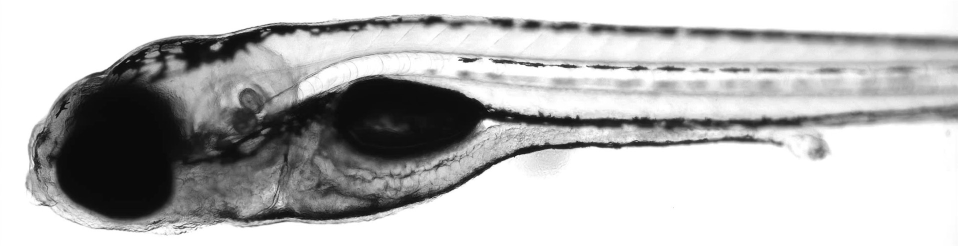
#> input picture data/Control_7 dpf/Control_7dpf_01_active.jpg, 1916 x 491 px, given in place of Control_7dpf_04.mp4, which was not available (shown at 1/2 size)
$ python OF_Lucas-Kanade.py
#> lines starting #> are read from the running program, lines starting #| are printed output that depends on the picture; after the words box and inside, x2 and y2 are one past the last pixel; in counts of white or black regions, pixels touching at a corner belong together; pictures that were not available may be replaced by others from this repository, and a replacement may not be noted
### example/utilz.py
import cv2
import numpy as np
from scipy.signal import correlate
import openpiv


# [11 lines left out: functions showInMovedWindow, path_processing, not called in this run]

def get_time():
    import time
    return time.time()

def calc_time_by_sec(start):
    import datetime
    delta = (get_time() - start)
    out = str(datetime.timedelta(seconds=delta))[:-4]

    return out

# [21 lines left out: function vel_field, not called in this run]

# [5 lines that do not run on import are left out]

### example/OF_Lucas-Kanade.py
# calcOpticalFlowPyrLK 추적 (track_opticalLK.py)

import numpy as np, cv2
import utilz


cap = cv2.VideoCapture('E:/git/GutMotility/data/Control_7 dpf/Control_7dpf_04.mp4')
fps = cap.get(cv2.CAP_PROP_FPS) # 프레임 수 구하기
delay = int(1000/fps)
# 추적 경로를 그리기 위한 랜덤 색상
lines = None  #추적 선을 그릴 이미지 저장 변수
prevImg = None  # 이전 프레임 저장 변수
prevPt = None
# calcOpticalFlowPyrLK 중지 요건 설정
termcriteria =  (cv2.TERM_CRITERIA_EPS | cv2.TERM_CRITERIA_COUNT, 10, 0.03)

fourcc = cv2.VideoWriter_fourcc('D','I','V','X')
writer = cv2.VideoWriter(f'OF_LK_output.avi', fourcc, fps, (1920,800))
start = utilz.get_time()

while cap.isOpened():
    ret,frame = cap.read()
#> frame is the input picture: shape (491, 1916, 3); min 2, max 255, mean 185.5
    if not ret:
        break
    frame = frame[160:960, :,:]
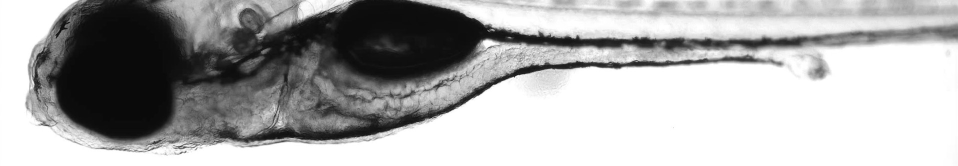
#> frame: shape (331, 1916, 3) (shown at 1/2 size); min 2, max 255, mean 171.5
    img_draw = frame.copy()

    gray = cv2.cvtColor(frame, cv2.COLOR_BGR2GRAY)
    # 최초 프레임 경우
    if prevImg is None:
        prevImg = gray
        # 추적선 그릴 이미지를 프레임 크기에 맞게 생성
        lines = np.zeros_like(frame)
        # 추적 시작을 위한 코너 검출  ---①
        if prevPt is None:
            prevPt = cv2.goodFeaturesToTrack(prevImg, 200, 0.01, 5)
#> prevPt = 200 rows, first 8: [1028, 154], [371, 302], [988, 61], [1102, 73], [308, 283], [390, 290], [975, 118], [1077, 129]

    else:
        nextImg = gray
        # 옵티컬 플로우로 다음 프레임의 코너점  찾기 ---②
        nextPt, status, err = cv2.calcOpticalFlowPyrLK(prevImg, nextImg, \
                                        prevPt, None, criteria=termcriteria)
        # 대응점이 있는 코너, 움직인 코너 선별 ---③
        prevMv = prevPt[status==1]
        nextMv = nextPt[status==1]
        for i,(p, n) in enumerate(zip(prevMv, nextMv)):
            px,py = p.ravel()
            nx,ny = n.ravel()

            px = int(px)
            py = int(py)
            nx = int(nx)
            ny = int(ny)
            # 이전 코너와 새로운 코너에 선그리기 ---④
            # 새로운 코너에 점 그리기
            cv2.circle(img_draw, (nx,ny), 2, (0, 0, 255), 1)
            if px > nx:
                cv2.line(lines, (px, py), (nx,ny), (0, 255, 0), 2)
            else:
                cv2.line(lines, (px, py), (nx,ny), (50, 0, 100), 2)
        # 누적된 추적 선을 출력 이미지에 합성 ---⑤
        img_draw = cv2.add(img_draw, lines)
        # 다음 프레임을 위한 프레임과 코너점 이월
        prevImg = nextImg
        prevPt = nextMv.reshape(-1,1,2) # (n,2) -> (n,1,2)

    cv2.putText(img_draw, utilz.calc_time_by_sec(start), (50, 100),
               cv2.FONT_HERSHEY_SIMPLEX, 3, (255,255,255))
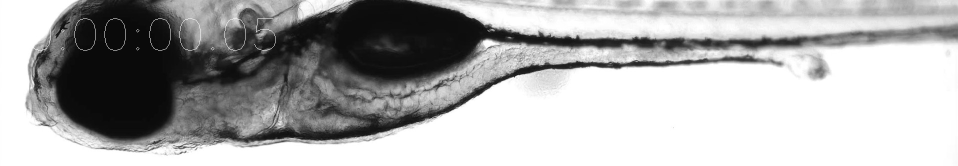
#> img_draw: shape (331, 1916, 3) (shown at 1/2 size); 0.17% of pixels changed, all inside (x1, y1, x2, y2) = (65, 37, 552, 101)
    cv2.imshow('OpticalFlow-LK', img_draw)
    writer.write(img_draw)
    key = cv2.waitKey(delay)
#> (key Esc is pressed here)
    if key == 27 : # Esc:종료
        break
    elif key == 8: # Backspace:추적 이력 지우기
        prevImg = None

writer.release()
cv2.destroyAllWindows()
cap.release()

$ run again, on data/Control_7 dpf/Control_7dpf_03_active.jpg
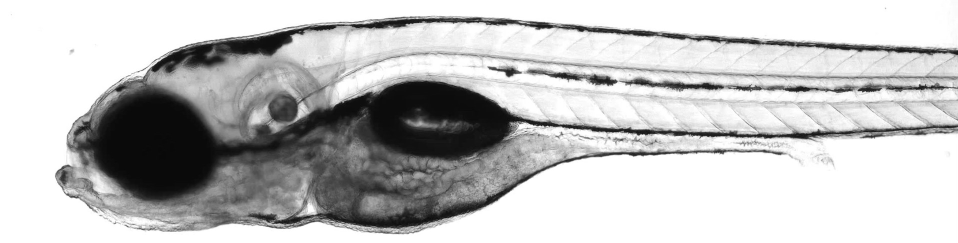
#> input picture data/Control_7 dpf/Control_7dpf_03_active.jpg, 1916 x 486 px, given in place of Control_7dpf_04.mp4, which was not available (shown at 1/2 size)
#> frame is the input picture: shape (486, 1916, 3); min 4, max 255, mean 192.8
#> `frame = frame[160:960, :,:]`:
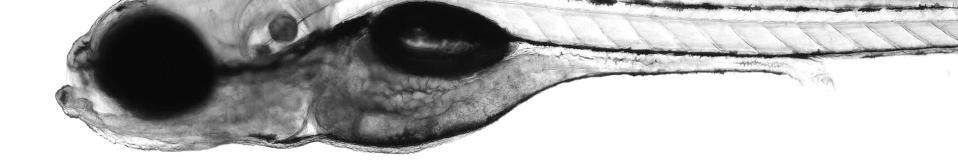
#> frame: shape (326, 1916, 3) (shown at 1/2 size); min 4, max 255, mean 177.6
#> prevPt = 200 rows, first 8: [1725, 23], [1098, 93], [1085, 91], [1234, 2], [1380, 109], [1501, 13], [1185, 8], [1716, 21]
#> `cv2.putText(img_draw, utilz.calc_time_by_sec(start), (50, 100), cv2.FO..`:
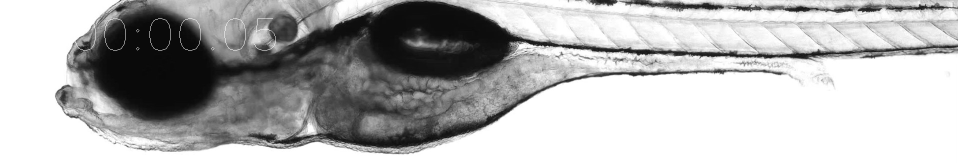
#> img_draw: shape (326, 1916, 3) (shown at 1/2 size); 0.15% of pixels changed, all inside (x1, y1, x2, y2) = (149, 37, 552, 101)

$ run again, on data/Control_7 dpf/Control_7dpf_04_active.jpg
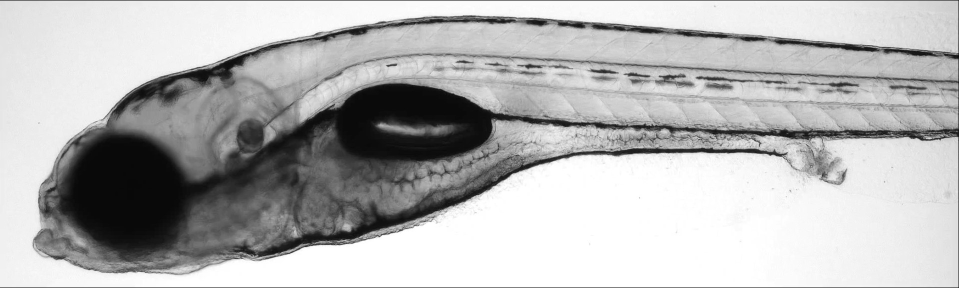
#> input picture data/Control_7 dpf/Control_7dpf_04_active.jpg, 1917 x 576 px, given in place of Control_7dpf_04.mp4, which was not available (shown at 1/2 size)
#> frame is the input picture: shape (576, 1917, 3); min 0, max 255, mean 180.7
#> `frame = frame[160:960, :,:]`:
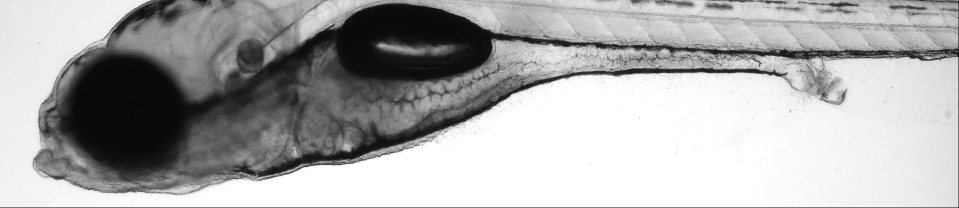
#> frame: shape (416, 1917, 3) (shown at 1/2 size); min 0, max 255, mean 171.6
#> prevPt = 200 rows, first 8: [1880, 119], [1846, 115], [504, 352], [1914, 413], [1290, 87], [1521, 126], [1549, 138], [1574, 145]
#> `cv2.putText(img_draw, utilz.calc_time_by_sec(start), (50, 100), cv2.FO..`:
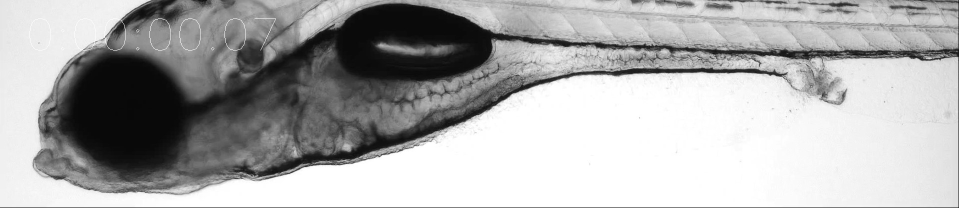
#> img_draw: shape (416, 1917, 3) (shown at 1/2 size); 0.14% of pixels changed, all inside (x1, y1, x2, y2) = (59, 37, 552, 101)
